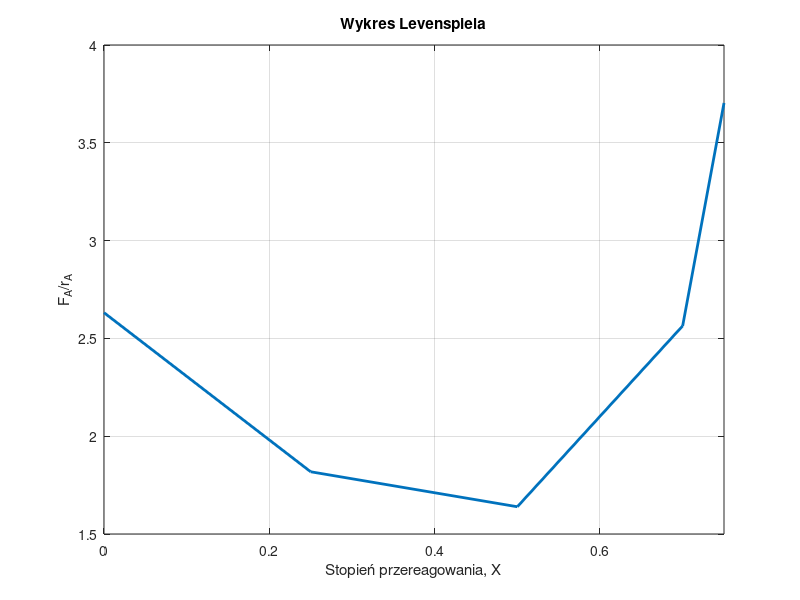
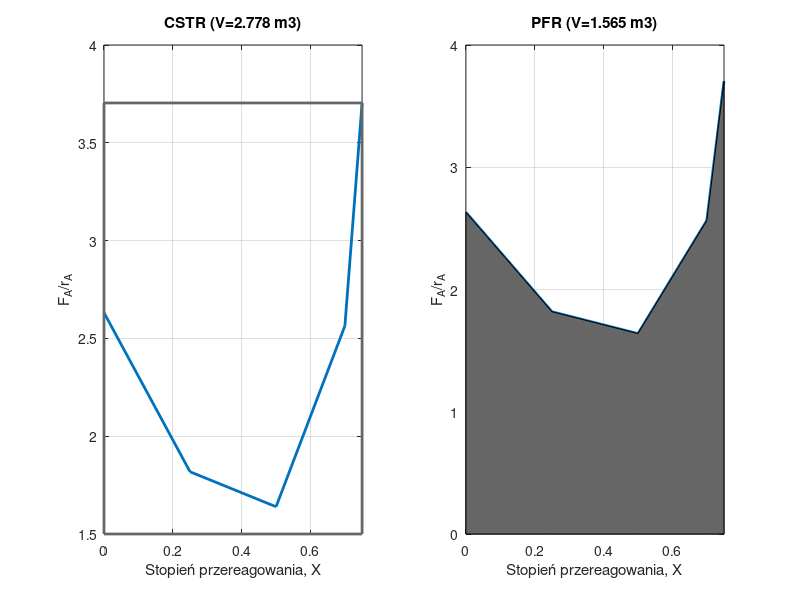
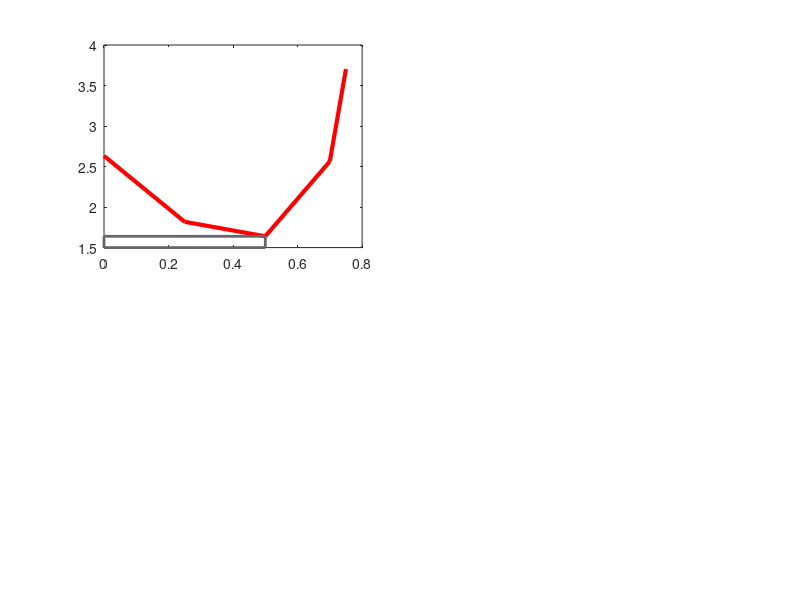

These figures' MATLAB source, in order: (Note: this script raises an error after producing the figures.)
%Zależność szybkości ubywania substratu A od stopnia przereagowania w
%reakcji typu A-> P zachodzącej w warunkach adiabatycznych
clear; clc; close;

%a)
%narysować wykres Levenspiela
X = [ 0, 0.25, 0.50, 0.70, 0.75];
ra = [ 38, 55, 61, 39, 27];
Fa = 100;
Fa_ra = Fa./ra;
figure(1)
plot(X, Fa_ra,'LineWidth',2);
xlabel("Stopień przereagowania, X");
ylabel("F_A/r_A");
title("Wykres Levenspiela")
grid on
xlim([0,0.75])

%b)
%wyznaczyć objętość reaktora CSTR oraz FPR dla stopnia przereagowania
%wynoszącego 0,75
%CSTR
alfa = 0.75;
ra_75 = ra(5);
%V/F_A0 = X_A/r_A
V_cstr = X(5) * Fa_ra(5);
fprintf("b)\nObjętość reaktora CSTR dla X=%0.2f wynosi %1.3f m3.\n",alfa,V_cstr);
%PFR
%V/F_A0 = całka(0-X_A) dX_A/r_A
V_pfr = trapz(X,Fa_ra);
fprintf("Objętość reaktora PFR dla X=%0.2f wynosi %1.3f m3.\n",alfa,V_pfr);
figure(2)
subplot(1,2,1)
plot(X, Fa_ra,'LineWidth',2);
hold on
xlabel("Stopień przereagowania, X");
ylabel("F_A/r_A");
title("CSTR (V=2.778 m3)")
grid on
xlim([0,0.75])
rectangle('Position',[0,1.5,X(5),Fa_ra(5)-1.5],'LineWidth',2,'EdgeColor',[0.4 0.4 0.4]);
hold off

subplot(1,2,2)
plot(X, Fa_ra,'LineWidth',2);
hold on
xlabel("Stopień przereagowania, X");
ylabel("F_A/r_A");
title("PFR (V=1.565 m3)")
grid on
xlim([0,0.75])
area(X,Fa_ra,'FaceColor',[0.4 0.4 0.4])
hold off
%c)
%zaproponować i zoptymalizać układ maksymalnie trzech reaktorów połączonych
%szeregowo, na końcu którego stopień przereagowania będzie wynosił 0,75.
%Wybór uzasadnić. 
fprintf("\n\nc)\n");


%przypadek 1
%CSTR do 0.5 PFR do 0.7 i PFR do 0.75
p1 = X(3)*Fa_ra(3);
p2 = trapz(X(3:4),Fa_ra(3:4));
p3 = trapz(X(4:5),Fa_ra(4:5));
V1 = p1+p2+p3;
fprintf("Dla przypadku 1 objętość wynosi %1.3f m3.\n",V1)
figure(3)
subplot(2,2,1)
plot(X,Fa_ra,'r','LineWidth',3)
hold on
rectangle('Position',[0,1.5,X(3),Fa_ra(3)-1.5],'LineWidth',2,'EdgeColor',[0.4 0.4 0.4]);
xline([0.7,0.75],LineWidth=2)
xlabel("Stopień przereagowania, X");
ylabel("F_A/r_A");
title("Przypadek 1 (V=1.397 m3)")
grid on
xlim([0,0.75])
hold off

%przypadek 2
%PFR do 0.25 CSTR do 0.5 PFR do 0.75
p4 = trapz(X(1:2),Fa_ra(1:2));
p5 = X(2)*Fa_ra(2);
p6 = trapz(X(3:5),Fa_ra(3:5));
V2 = p4+p5+p6;
fprintf("Dla przypadku 2 objętość wynosi %1.3f m3.\n",V2)
subplot(2,2,2)
plot(X,Fa_ra,'r','LineWidth',3)
hold on
rectangle('Position',[0.25,1.5,X(3)-0.25,Fa_ra(2)-1.5],'LineWidth',2,'EdgeColor',[0.4 0.4 0.4]);
xline([0.25,0.5],LineWidth=2)
xlabel("Stopień przereagowania, X");
ylabel("F_A/r_A");
title("Przypadek 2 (V=1.588 m3)")
grid on
xlim([0,0.75])
hold off

%przypadek 3
%CSTR do 0.25 PFR do 0.5 i PFR do 0.75
p7 = X(2)*Fa_ra(2);
p8 = trapz(X(2:3),Fa_ra(2:3));
p9 = trapz(X(3:5),Fa_ra(3:5));
V3 = p7+p8+p9;
fprintf("Dla przypadku 3 objętość wynosi %1.3f m3.\n",V3)
subplot(2,2,3)
plot(X,Fa_ra,'r','LineWidth',3)
hold on
rectangle('Position',[0,1.5,X(3)-0.25,Fa_ra(2)-1.5],'LineWidth',2,'EdgeColor',[0.4 0.4 0.4]);
xline([0.25,0.5],LineWidth=2)
xlabel("Stopień przereagowania, X");
ylabel("F_A/r_A");
title("Przypadek 3 (V=1.464 m3)")
grid on
xlim([0,0.75])
hold off

%przypadek 4
%PFR do 0.2 PFR do 0.7 i CSTR do 0.75
p10 = trapz(X(1:2),Fa_ra(1:2));
p11 = trapz(X(2:4),Fa_ra(2:4));
p12 = (X(5)-X(4))*Fa_ra(5);
V4 = p10+p11+p12;
fprintf("Dla przypadku 4 objętość wynosi %1.3f m3.\n",V4)
subplot(2,2,4)  
plot(X,Fa_ra,'r','LineWidth',3)
hold on
rectangle('Position',[0.7,1.5,X(5)-0.7,Fa_ra(5)-1.5],'LineWidth',2,'EdgeColor',[0.4 0.4 0.4]);
xline([0.2,0.7],LineWidth=2)
xlabel("Stopień przereagowania, X");
ylabel("F_A/r_A");
title("Przypadek 4 (V=1.594 m3)")
grid on
xlim([0,0.75])
hold off

%d)
%zaproponować optymalny układ reaktorów połączonych szeregowo, jeżeli
%objętość pojedynczego reaktora wynosi 0.5 m3
fprintf('\n\nd)\n')
% pfr -> pfr -> cstr
linia1 = polyfit(X(1:2),Fa_ra(1:2),1);

a1 = -3.2536 ;
b1 = 2*linia1(2) ;
c1 = -1 ;
inc1 = b1^2 - 4*a1*c1 ;
if inc1>0
   x_r1 = (-b1 - sqrt(inc1)) ./ (2.*a1) ;
   x_r2 = (-b1 + sqrt(inc1)) ./ (2.*a1) ;
elseif inc1==0
    x_r1 = -(b1)./(2.*a1) ;
else 
    disp("nie ma rozwiązania") 
end

y1 = x_r2*linia1(1)+linia1(2);
fprintf('Dla pierwszego reaktora PFR 0,5 m3 wychodzi w punkcie (%1.3f,%1.3f).\n',x_r2,y1);
trapez1 = trapz([x_r2, X(2)],[y1,Fa_ra(2)]);
trapez2 = trapz(X(2:3),Fa_ra(2:3));
pole1 = 0.5 - (trapez1+trapez2);

linia2 = polyfit(X(3:4),Fa_ra(3:4),1);
x_r3 = 0.506992;
y2 = x_r3*linia2(1)+linia2(2);
fprintf('Dla drugiego reaktora PFR 0,5 m3 wychodzi w punkcie (%1.3f,%1.3f).\n',x_r3,y2);

pole_CSTR = (X(5)-x_r3)*(Fa_ra(5));
fprintf('Dla reaktora trzeciego, końcowego CSTR objętość wychodzi %1.3f m3.\n',pole_CSTR);
x_r4 = 0.701478;
y3 = x_r4*linia2(1)+linia2(2);
fprintf('0,5 m3 CSTR wychodziłoby w punkcie (%1.3f,%1.3f).\n',x_r4,y3)

figure(4)
plot(X, Fa_ra,'g','LineWidth',2);
hold on
xlabel("Stopień przereagowania, X");
ylabel("F_A/r_A");
grid on
rectangle('Position',[x_r3,1.5,X(5)-x_r3,Fa_ra(5)-1.5],'LineWidth',2,'EdgeColor',[0.4 0.4 0.4]);
rectangle('Position',[x_r3,1.5,x_r4-x_r3,y3-1.5],'LineWidth',2,'EdgeColor',[0.4 0.4 0.4]);
plot([x_r2,x_r3,x_r4],[y1,y2,y3],'*')
xline([x_r2,x_r3])
xlim([0,0.75])
hold off


